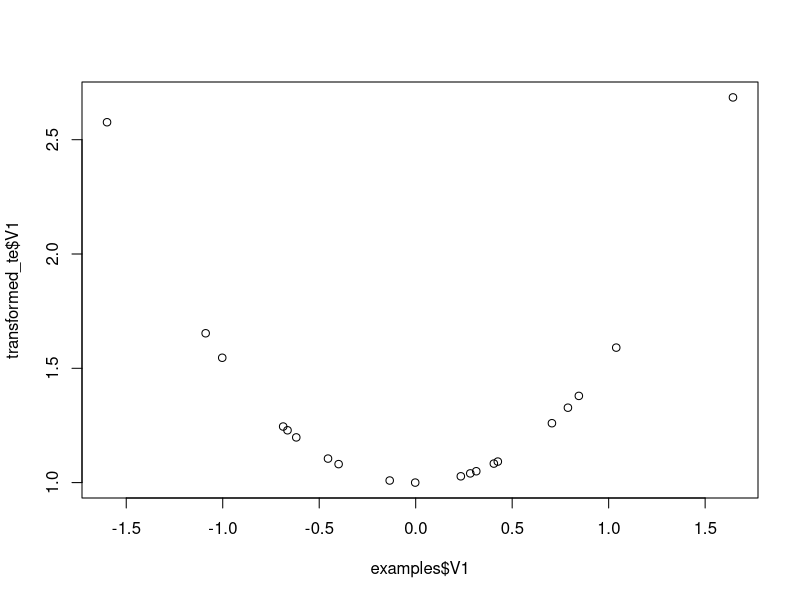

Here is the R script that generated this plot:
# r2py crawler metadata
# package: recipes
# source_type: rd_example
# topic: step_hyperbolic.Rd
# source_file: C:\Users\bened\AppData\Local\R\win-library\4.5\recipes\help
# lines: 20

suppressPackageStartupMessages(library(recipes))
set.seed(313)
examples <- matrix(rnorm(40), ncol = 2)
examples <- as.data.frame(examples)

rec <- recipe(~ V1 + V2, data = examples)

cos_trans <- rec |>
  step_hyperbolic(
    all_numeric_predictors(),
    func = "cosh", inverse = FALSE
  )

cos_obj <- prep(cos_trans, training = examples)

transformed_te <- bake(cos_obj, examples)
plot(examples$V1, transformed_te$V1)

tidy(cos_trans, number = 1)
tidy(cos_obj, number = 1)
